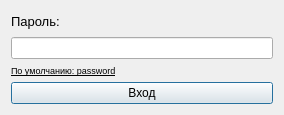
<?xml version="1.0" encoding="UTF-8"?>
<ui version="4.0">
 <class>Dialog</class>
 <widget class="QDialog" name="Dialog">
  <property name="geometry">
   <rect>
    <x>0</x>
    <y>0</y>
    <width>284</width>
    <height>115</height>
   </rect>
  </property>
  <property name="sizePolicy">
   <sizepolicy hsizetype="Fixed" vsizetype="Preferred">
    <horstretch>0</horstretch>
    <verstretch>0</verstretch>
   </sizepolicy>
  </property>
  <property name="windowTitle">
   <string>Авторизация</string>
  </property>
  <layout class="QVBoxLayout" name="verticalLayout_2">
   <item>
    <widget class="QLabel" name="label">
     <property name="font">
      <font>
       <pointsize>10</pointsize>
      </font>
     </property>
     <property name="text">
      <string>Пароль:</string>
     </property>
    </widget>
   </item>
   <item>
    <widget class="QLineEdit" name="lineEdit">
     <property name="sizePolicy">
      <sizepolicy hsizetype="Minimum" vsizetype="Fixed">
       <horstretch>0</horstretch>
       <verstretch>0</verstretch>
      </sizepolicy>
     </property>
    </widget>
   </item>
   <item>
    <widget class="QLabel" name="label_2">
     <property name="sizePolicy">
      <sizepolicy hsizetype="Maximum" vsizetype="Maximum">
       <horstretch>0</horstretch>
       <verstretch>0</verstretch>
      </sizepolicy>
     </property>
     <property name="font">
      <font>
       <pointsize>7</pointsize>
       <underline>true</underline>
      </font>
     </property>
     <property name="text">
      <string>По умолчанию: password</string>
     </property>
    </widget>
   </item>
   <item>
    <widget class="QPushButton" name="pushButton">
     <property name="sizePolicy">
      <sizepolicy hsizetype="Minimum" vsizetype="Minimum">
       <horstretch>0</horstretch>
       <verstretch>0</verstretch>
      </sizepolicy>
     </property>
     <property name="font">
      <font>
       <pointsize>9</pointsize>
      </font>
     </property>
     <property name="text">
      <string>Вход</string>
     </property>
    </widget>
   </item>
  </layout>
 </widget>
 <resources/>
 <connections/>
</ui>
